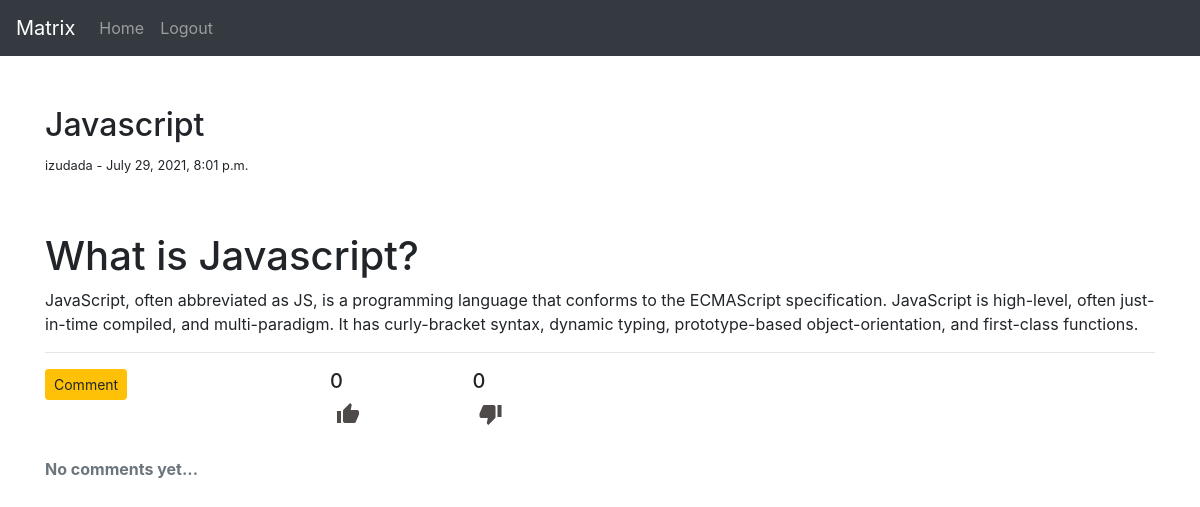
The page /javascript (signed in) on the database its author committed.
### matrix_blog/models.py (models this page shows, shortened)
class Article(TrackingModel, models.Model):
    title = models.CharField(max_length=200, unique=True)
    author = models.ForeignKey(User, related_name="articles", on_delete= models.CASCADE, null=True)
    header_image = models.ImageField(default="images/dummy.png", upload_to="images")
    body = RichTextField(blank=True, null=True)
    slug = models.SlugField(null=True)
    likes = models.ManyToManyField(User, related_name="likes", blank=True)
    dislikes = models.ManyToManyField(User, related_name="dislikes", blank=True)
    class Meta:
        ordering = ('-created_at',)
    @property
    def number_of_likes(self):
        return self.likes.count()
    @property
    def number_of_dislikes(self):
        return self.dislikes.count()
    @property
    def all_liked(self):
        return self.likes.all()
    @property
    def all_disliked(self):
        return self.dislikes.all()

class User(AbstractBaseUser, PermissionsMixin, TrackingModel):
    username_validator = UnicodeUsernameValidator()
    first_name = models.CharField(_('first name'), max_length=150, blank=True)
    last_name = models.CharField(_('last name'), max_length=150, blank=True)
    email = models.EmailField(_('email address'), blank=False, unique=True)
    username = models.CharField(
        _('username'),
        max_length=50,
        unique=True,
        help_text=_('Required. 50 characters or fewer. Letters, digits and @/./+/-/_ only.'),
        validators=[username_validator],
        error_messages={
            'unique': _("A user with that username already exists."),
        },
    )
    is_staff = models.BooleanField(
        _('staff status'),
        default=False,
        help_text=_('Designates whether the user can log into this admin site.'),
    )
    is_active = models.BooleanField(
        _('active'),
        default=True,
        help_text=_(
            'Designates whether this user should be treated as active. '
            'Unselect this instead of deleting accounts.'
        ),
    )
    email_verified = models.BooleanField(
        _('email_verified'),
        default=False,
        help_text=_(
            'Designates whether this users email verified. '
        ),
    )
    objects = BlogUserManager()
    EMAIL_FIELD = 'email'
    USERNAME_FIELD = 'email'
    REQUIRED_FIELDS = ['username']
    def __str__(self):
        return self.username

### matrix_blog/views.py (the view, shortened to what this page needs)
# urls.py: path('<slug:slug>', ArticleDetailView.as_view(), name='article_detail'),
class ArticleDetailView(DetailView):
    model = Article
    template_name = 'article_detail.html'
    def get_context_data(self, **kwargs):
        data = super().get_context_data(**kwargs)
        article_comments = Comment.objects.filter(article=self.get_object()).order_by('-created_at')
        if article_comments:
            data['comments'] = article_comments
        if self.request.user.is_authenticated:
            data['comment_form'] = NewCommentForm(instance=self.request.user)
        return data

### matrix_blog/templates/article_detail.html (shortened to what this page needs)
{% extends 'base.html' %}
{% load crispy_forms_tags %}
{% block body %}
    <div>
        <h2>{{ article.title }}</h2>
        <div>
            <p>
                <small>
                     {{ article.author }}  -  {{ article.created_at }}
                </small>
            </p>
        </div>
        <div>
        </div>
        <p>{{ article.body|safe }}</p>
    </div>
    <hr>
    <div id="comments_section">
        <div class="row">
            <div class="col-sm-6">
                {% if user.is_authenticated %}
                    <div class="row">
                        <div class="col-sm-6">
                            <button type="button" class="btn btn-warning btn-sm" data-toggle="modal" data-target="#CommentModal"> Comment</button>
                        </div>
                        <div class="col-sm-6">
                            <div class="row">
                                <div class="col-sm-6">
                                    <div class="add__sub">
                                        <h5> {{ object.number_of_likes }} </h5>
                                        <form action="{% url 'preference' object.id %}" method="post">
                                            <button class="liked" type="submit" name="preference" value="like">
                                                <a href="" class="">
                                                    {% if user.is_authenticated and user in object.all_liked %}
                                                        <span class="material-icons icon"> thumb_up </span>
                                                    {% else %}
                                                        <span class="material-icons icon  user-liked"> thumb_up </span>
                                                    {% endif %}
                                                </a>
                                            </button>
                                        </form>
                                    </div>
                                </div>
                                <div class="col-sm-6">
                                    <div class="add__sub">
                                        <h5> {{ object.number_of_dislikes }} </h5>
                                        <form action="{% url 'preference' object.id %}" method="post">
                                            <button class="liked" type="submit" name="preference" value="dislike">
                                                <a href="" class="">
                                                    {% if user.is_authenticated and user in object.all_disliked %}
                                                        <span class="material-icons icon"> thumb_up </span>
                                                    {% else %}
                                                        <span class="material-icons icon  user-liked"> thumb_down </span>
                                                    {% endif %}
                                                </a>
                                            </button>
                                        </form>
                                    </div>
                                </div>
                            </div>
                        </div>
                    </div>
                {% else %}
                    <a class="home__button" href="{% url 'login' %}">Log in to add a comment!</a><br>
                {% endif %}
            </div>
        </div>
        {% if comments %}
            <br>
            <div class="">
                <strong class="text-secondary">
                    {{ object.number_of_comments }} Comment{{ object.number_of_comments|pluralize }}
                </strong>
            </div>
            <hr>
            <ul>
                {% for comment in comments %}
                    <li>
                        <div>
                        <span>
                            <strong class="text-info">{{ comment.author }} </strong>
                            <small class="text-muted">{{ comment.created_at }}</small>
                        </span>
                        <p>
                            {{ comment.body|safe }}
                        </p>
                        </div>
                    </li>
                {% endfor %}
            </ul>
        {% else %}
        <br>
            <div>
                <strong class="text-secondary">No comments yet...</strong>
            </div>
        {% endif %}
    </div>
    <br><br>
{% endblock %}

### matrix_blog/static/css/main.css (style rules this page uses)
.liked { background: none; border: 0; }
.user-liked { color: rgb(79, 74, 74); }
form { text-align: justify; }

### rows shown on the page
Article: title "Javascript", author "izudada", created_at "July 29, 2021, 8:01 p.m.", body "What is Javascript? JavaScript, often abbreviated as JS, is a programming language that conforms to the ECMAScript specification. JavaScript is high-level, often just-in-time compiled, and multi-paradigm. It has curly-bracket syntax, dynamic typing, prototype-based object-orientation, and first-class functions.", number_of_likes "0", number_of_dislikes "0"
